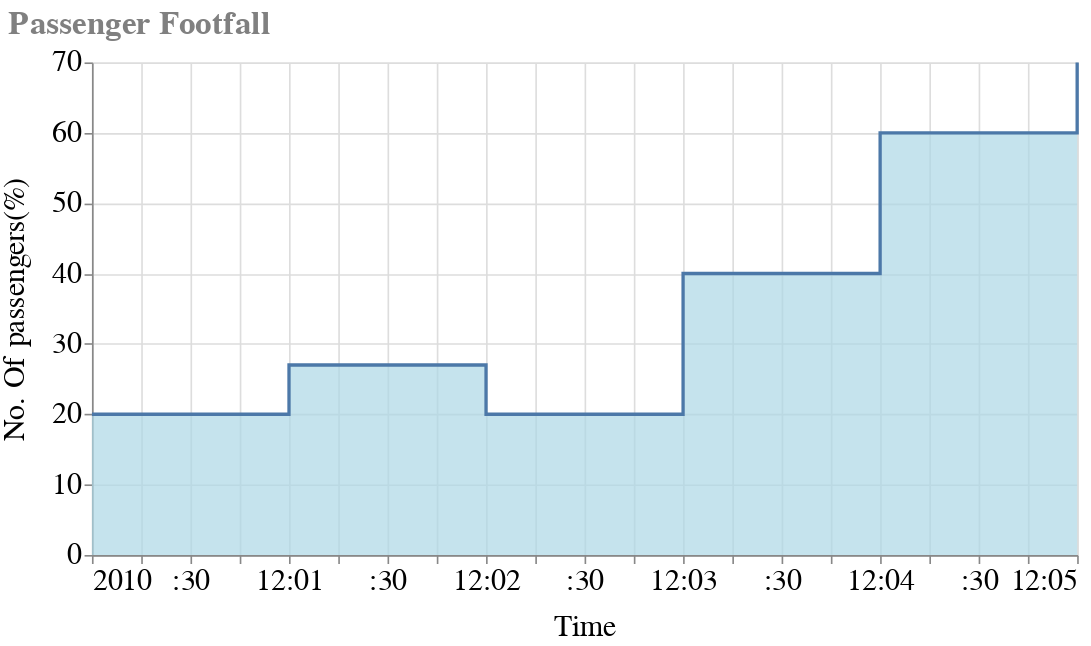

Notebook code cell kept with this figure:
### Code cell
data = pd.DataFrame([
    {'date': '2010-01-01T00:00:00', 'y': 20},
    {'date': '2010-01-01T00:01:00', 'y': 27},
    {'date': '2010-01-01T00:02:00', 'y': 20},
    {'date': '2010-01-01T00:03:00', 'y': 40},
    {'date': '2010-01-01T00:04:00', 'y': 60},
    {'date': '2010-01-01T00:05:00', 'y': 70},
])

alt.Chart(data).mark_area(
    color="lightblue",
    interpolate='step-after',
    line=True
).encode(
    alt.X('date:T', title="Time"), 
    alt.Y('y', title="No. Of passengers(%)"),
).configure_axis(
    labelFontSize=18,
    titlePadding=15,
    titleFontStyle='Courier' #This can be editted
).configure_title(
    fontSize=20,
    font='Calibri', #This can be editted
    anchor='start',
    color='gray'
).properties(title="Passenger Footfall",height=300, width=600)

### Figure 1 — Vega-Lite specification as saved in the notebook (floating-point values rounded to 4 significant figures)
{"config": {"view": {"continuousWidth": 400, "continuousHeight": 300}, "axis": {"labelFontSize": 18, "titleFontStyle": "Courier", "titlePadding": 15}, "title": {"anchor": "start", "color": "gray", "font": "Calibri", "fontSize": 20}}, "data": {"name": "data-b9dd3bd77e4d94efc029f3e29126c39f"}, "mark": {"type": "area", "color": "lightblue", "interpolate": "step-after", "line": true}, "encoding": {"x": {"type": "temporal", "field": "date", "title": "Time"}, "y": {"type": "quantitative", "field": "y", "title": "No. Of passengers(%)"}}, "height": 300, "title": "Passenger Footfall", "width": 600, "$schema": "https://vega.github.io/schema/vega-lite/v4.0.2.json", "datasets": {"data-b9dd3bd77e4d94efc029f3e29126c39f": [{"date": "2010-01-01T00:00:00", "y": 20}, {"date": "2010-01-01T00:01:00", "y": 27}, {"date": "2010-01-01T00:02:00", "y": 20}, {"date": "2010-01-01T00:03:00", "y": 40}, {"date": "2010-01-01T00:04:00", "y": 60}, {"date": "2010-01-01T00:05:00", "y": 70}]}}
